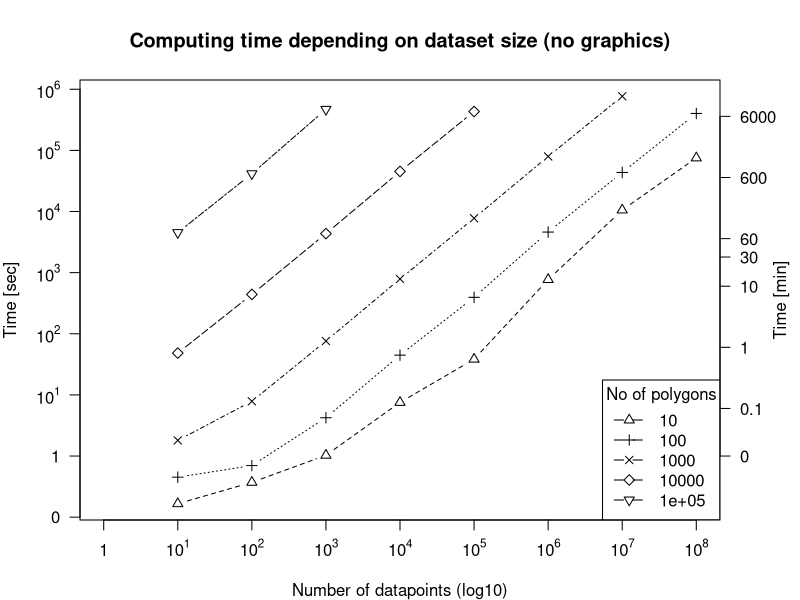
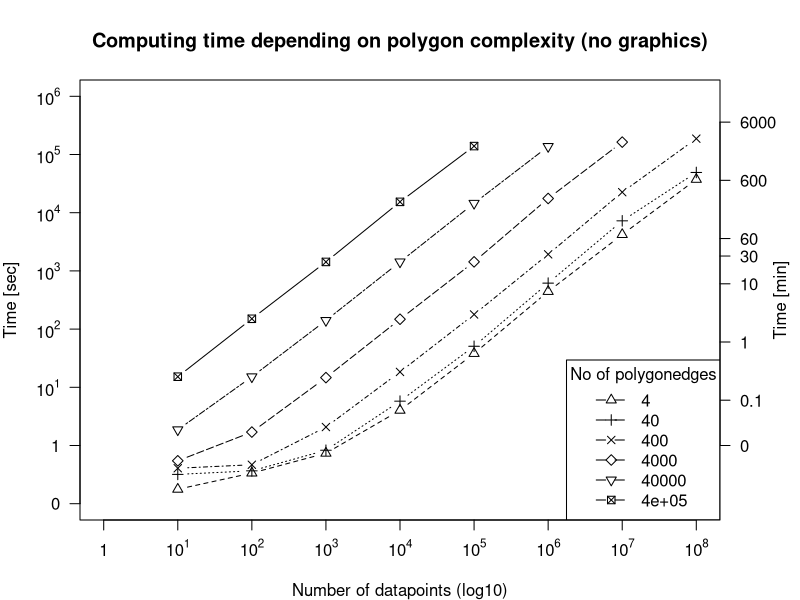

The R script that drew these images, in order: (Note: this script raises an error after producing the figures.)
setwd("C:\\Users\\xzizal\\Desktop\\GitHub\\geocoder\\benchmarking_results\\")

datR <-read.table("python_results_summary.txt", header = T)
datR_graph <- subset(datR,datR$graphs == "yes")
datR_simp <- subset(datR,datR$graphs == "no")
polys <- subset(datR_simp,datR_simp$polygonedges == 5)
edges <- subset(datR_simp,datR_simp$polygons == 1)

#plot without graphs
#polygons
postscript(file = "bm_speciesgeocoder_python_no_graph_polygons.eps", paper = "special", width = 7, height = 5)
par(mar = c(4,4,4,4))
plot(log10(polys$datapoints), log10(polys$seconds), type = "n", 
     xlab = "Number of datapoints (log10)", ylab = "Time [sec]", axes = F, xlim = c(0,8))

title("Computing time depending on dataset size (no graphics)")
axis(1, at = c(0, 1, 2, 3, 4, 5, 6, 7, 8), labels = c("1", expression(paste("10"^"1")), expression(paste("10"^"2")),
                                                expression(paste("10"^"3")), expression(paste("10"^"4")),
                                                expression(paste("10"^"5")), expression(paste("10"^"6")),
                                                expression(paste("10"^"7")), expression(paste("10"^"8"))))
axis(2, las = 2, at = c(-1, 0, 1, 2, 3, 4, 5, 6),
     labels = c(0, 1, expression(paste("10"^"1")),
                expression(paste("10"^"2")), expression(paste("10"^"3")),
                expression(paste("10"^"4")), expression(paste("10"^"5")), 
                expression(paste("10"^"6"))))

axis(4, at = c(0,log10(c(6, 60, 600,1800,3600,36000, 360000))), 
     labels = c(0, 0.1,1,10,30,60,600, 6000), las = 2)
mtext(side = 4, "Time [min]", line = 2.5)

points(log10(subset(polys,polys$polygons == 10)$datapoints),
       log10(subset(polys,polys$polygons == 10)$seconds), type = "b", lty = 2, pch = 2)

points(log10(subset(polys,polys$polygons == 100)$datapoints),
       log10(subset(polys,polys$polygons == 100)$seconds), type = "b", lty = 3, pch = 3)

points(log10(subset(polys,polys$polygons == 1000)$datapoints),
       log10(subset(polys,polys$polygons == 1000)$seconds), type = "b", lty = 4, pch = 4)

points(log10(subset(polys,polys$polygons == 10000)$datapoints),
       log10(subset(polys,polys$polygons == 10000)$seconds), type = "b", lty = 5, pch = 5)

points(log10(subset(polys,polys$polygons == 100000)$datapoints),
       log10(subset(polys,polys$polygons == 100000)$seconds), type = "b", lty = 6, pch = 6)
legend("bottomright",legend = c(10,100,1000,10000, 100000), 
       pch = c(2,3,4,5, 6), lty="99", title = "No of polygons")
box("plot")
dev.off()

#polygonedges
postscript(file = "bm_speciesgeocoder_python_no_graph_edges.eps", paper = "special", width = 7, height = 5)
par(mar = c(4,4,4,4))
plot(log10(edges$datapoints), log10(edges$seconds), type = "n", 
     xlab = "Number of datapoints (log10)", ylab = "Time [sec]", axes = F, xlim = c(0,8), ylim = c(-1,6))

title("Computing time depending on polygon complexity (no graphics)")
axis(1, at = c(0, 1, 2, 3, 4, 5, 6, 7, 8), labels = c("1", expression(paste("10"^"1")), expression(paste("10"^"2")),
                                                      expression(paste("10"^"3")), expression(paste("10"^"4")),
                                                      expression(paste("10"^"5")), expression(paste("10"^"6")),
                                                      expression(paste("10"^"7")), expression(paste("10"^"8"))))
axis(2, las = 2, at = c(-1, 0, 1, 2, 3, 4, 5, 6),
     labels = c(0, 1, expression(paste("10"^"1")),
                expression(paste("10"^"2")), expression(paste("10"^"3")),
                expression(paste("10"^"4")), expression(paste("10"^"5")), 
                expression(paste("10"^"6"))))

axis(4, at = c(0,log10(c(6, 60, 600,1800,3600,36000, 360000))), 
     labels = c(0, 0.1,1,10,30,60,600, 6000), las = 2)
mtext(side = 4, "Time [min]", line = 2.5)

points(log10(subset(edges,edges$polygonedges == 4)$datapoints),
       log10(subset(edges,edges$polygonedges == 4)$seconds), type = "b", lty = 2, pch = 2)

points(log10(subset(edges,edges$polygonedges == 40)$datapoints),
       log10(subset(edges,edges$polygonedges == 40)$seconds), type = "b", lty = 3, pch = 3)

points(log10(subset(edges,edges$polygonedges == 400)$datapoints),
       log10(subset(edges,edges$polygonedges == 400)$seconds), type = "b", lty = 4, pch = 4)

points(log10(subset(edges,edges$polygonedges == 4000)$datapoints),
       log10(subset(edges,edges$polygonedges == 4000)$seconds), type = "b", lty = 5, pch = 5)

points(log10(subset(edges,edges$polygonedges == 40000)$datapoints),
       log10(subset(edges,edges$polygonedges == 40000)$seconds), type = "b", lty = 6, pch = 6)

points(log10(subset(edges,edges$polygonedges == 400000)$datapoints),
       log10(subset(edges,edges$polygonedges == 400000)$seconds), type = "b", lty = 7, pch = 7)

legend("bottomright",legend = c(4,40,400,4000, 40000, 400000), 
       pch = c(2,3,4,5, 6, 7), lty="99", title = "No of polygonedges")
box("plot")

dev.off()


#with graphics
postscript(file = "bm_graphics.eps", paper = "special", width = 7.5, height = 5.5)
par(mar = c(4,4,4,4))
plot(log10(datR_graph$datapoints), log10(datR_graph$seconds), type = "n", 
     xlab = "Number of datapoints (log10)", ylab = "Time [sec]", axes = F, xlim = c(0,8))

title("Computing time depending on dataset size (with graphics)")
axis(1, at = c(0, 1, 2, 3, 4, 5, 6, 7, 8), labels = c("1", expression(paste("10"^"1")), expression(paste("10"^"2")),
                                                      expression(paste("10"^"3")), expression(paste("10"^"4")),
                                                      expression(paste("10"^"5")), expression(paste("10"^"6")),
                                                      expression(paste("10"^"7")), expression(paste("10"^"8"))))
axis(2, las = 2, at = c(-1, 0, 1, 2, 3, 4, 5),
     labels = c(0, 1, expression(paste("10"^"1")),
                expression(paste("10"^"2")), expression(paste("10"^"3")),
                expression(paste("10"^"4")), expression(paste("10"^"5"))))

axis(4, at = c(0,log10(c(6, 60, 600,1800,3600,36000))), labels = c(0, 0.1,1,10,30,60,600), las = 2)
mtext(side = 4, "Time [min]", line = 2.5)

points(log10(subset(datR_graph,datR_graph$polygons == 10)$datapoints),
       log10(subset(datR_graph,datR_graph$polygons == 10)$seconds), type = "b", lty = 2, pch = 2)

points(log10(subset(datR_graph,datR_graph$polygons == 100)$datapoints),
       log10(subset(datR_graph,datR_graph$polygons == 100)$seconds), type = "b", lty = 3, pch = 3)

points(log10(subset(datR_graph,datR_graph$polygons == 1000)$datapoints),
       log10(subset(datR_graph,datR_graph$polygons == 1000)$seconds), type = "b", lty = 4, pch = 4)

points(log10(subset(datR_graph,datR_graph$polygons == 10000)$datapoints),
       log10(subset(datR_graph,datR_graph$polygons == 10000)$seconds), type = "b", lty = 5, pch = 5)
legend("bottomright",legend = c(10,100,1000,10000), 
       pch = c(2,3,4,5), lty="99", title = "No of polygons")
box("plot")
dev.off()


